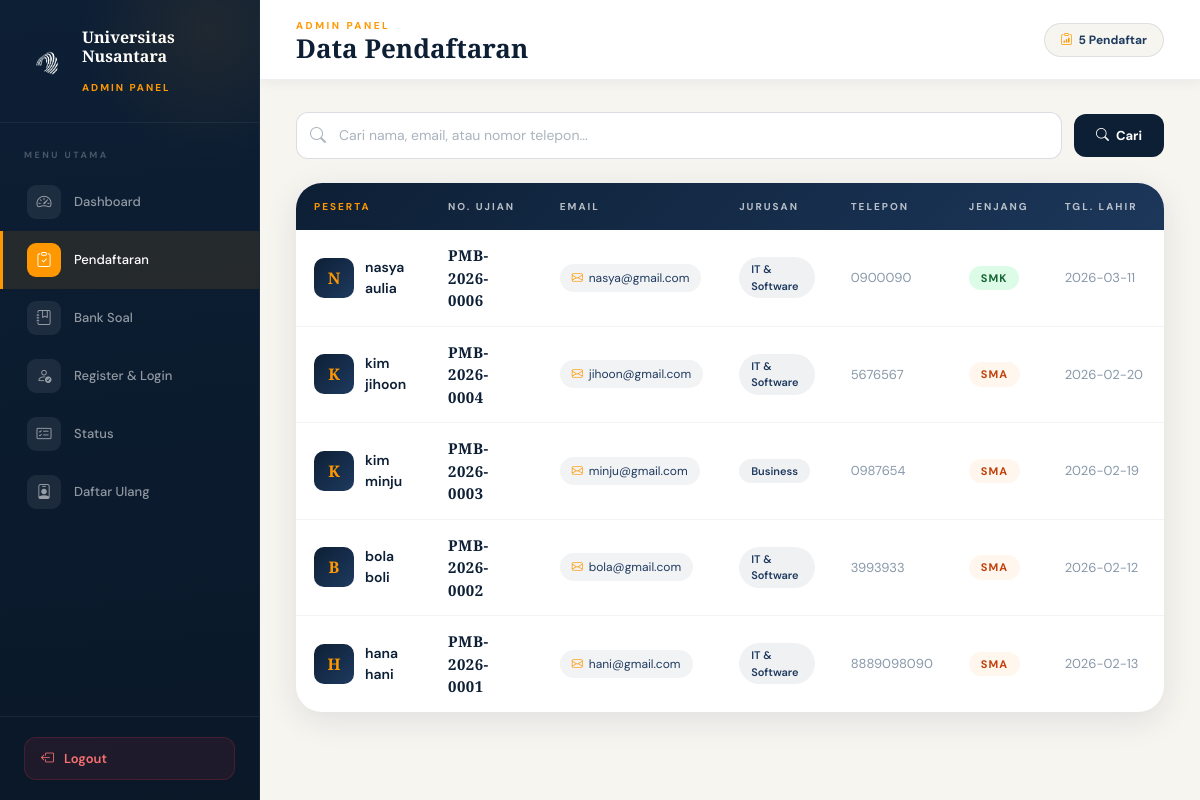
The app's page /pendaftaran_admin.php (signed in) with its own data.
### tables this page shows
CREATE TABLE `pendaftaran` (
  `id` int(11) NOT NULL,
  `nomor_ujian` varchar(20) DEFAULT NULL,
  `first_name` varchar(100) NOT NULL,
  `last_name` varchar(100) NOT NULL,
  `date_of_birth` date DEFAULT NULL,
  `email` varchar(150) NOT NULL,
  `jurusan` enum('business','it_software','design') NOT NULL,
  `phone` varchar(20) NOT NULL,
  `school_level` enum('sma','smk') NOT NULL,
  `photo` varchar(255) NOT NULL,
  `created_at` timestamp NOT NULL DEFAULT current_timestamp()
);

### pendaftaran_admin.php (the view, shortened to what this page needs)
<?php
include "koneksi.php";
$search = "";
$query  = "SELECT * FROM pendaftaran ORDER BY created_at DESC";
$result      = mysqli_query($koneksi, $query);
$pendaftaran = mysqli_fetch_all($result, MYSQLI_ASSOC);
$total_rows  = count($pendaftaran);
?>
<!DOCTYPE html>
<html lang="id">
<head>
  <link href="https://cdn.jsdelivr.net/npm/bootstrap@5.3.2/dist/css/bootstrap.min.css" rel="stylesheet">
  <link href="https://cdn.jsdelivr.net/npm/bootstrap-icons@1.11.1/font/bootstrap-icons.css" rel="stylesheet">
</head>
<body>
<aside class="sidebar">
  <div class="sidebar-brand">
    <img src="LOGORBG.png" alt="Logo">
    <div class="sidebar-brand-text">
      <h3>Universitas<br>Nusantara</h3>
      <span>Admin Panel</span>
    </div>
  </div>
  <nav class="sidebar-nav">
    <div class="nav-section-label">Menu Utama</div>
    <a href="dahboardadmin.php" class="sidebar-link">
      <span class="link-icon"><i class="bi bi-speedometer2"></i></span> Dashboard
    </a>
    <a href="pendaftaran_admin.php" class="sidebar-link active">
      <span class="link-icon"><i class="bi bi-clipboard-check"></i></span> Pendaftaran
    </a>
    <a href="bank_soal_admin.php" class="sidebar-link">
      <span class="link-icon"><i class="bi bi-journal-bookmark"></i></span> Bank Soal
    </a>
    <a href="register_login_admin.php" class="sidebar-link">
      <span class="link-icon"><i class="bi bi-person-check"></i></span> Register & Login
    </a>
    <a href="status_admin.php" class="sidebar-link">
      <span class="link-icon"><i class="bi bi-card-checklist"></i></span> Status
    </a>
    <a href="daftar_ulang_admin.php" class="sidebar-link">
      <span class="link-icon"><i class="bi bi-person-badge"></i></span> Daftar Ulang
    </a>
  </nav>
  <div class="sidebar-footer">
    <a href="dashboard.php" class="sidebar-logout" onclick="return confirm('Yakin ingin logout?');">
      <i class="bi bi-box-arrow-left"></i> Logout
    </a>
  </div>
</aside>
<div class="main-wrap">
  <div class="topbar">
    <div class="topbar-left">
      <div class="topbar-eyebrow">Admin Panel</div>
      <div class="topbar-title">Data Pendaftaran</div>
    </div>
    <div class="topbar-right">
      <div class="topbar-count">
        <i class="bi bi-clipboard-data"></i>
        <?php echo $total_rows; ?> Pendaftar
      </div>
    </div>
  </div>
  <div class="page-content">
    <form method="GET" action="">
      <div class="search-bar-wrap">
        <div class="search-box">
          <input type="text" name="search"
            placeholder="Cari nama, email, atau nomor telepon..."
            value="<?php echo htmlspecialchars($search); ?>">
        </div>
        <button type="submit" class="btn-search"><i class="bi bi-search"></i> Cari</button>
      </div>
    </form>
    <div class="table-card">
      <?php if ($total_rows > 0): ?>
      <div style="overflow-x:auto;">
        <table class="data-table">
          <thead>
            <tr>
              <th>Peserta</th>
              <th>No. Ujian</th>
              <th>Email</th>
              <th>Jurusan</th>
              <th>Telepon</th>
              <th>Jenjang</th>
              <th>Tgl. Lahir</th>
              <th>Aksi</th>
            </tr>
          </thead>
          <tbody>
            <?php foreach ($pendaftaran as $idx => $data): ?>
            <tr style="animation:fadeUp 0.4s ease-out <?php echo $idx * 0.04; ?>s both;">
              <td>
                <div class="student-cell">
                  <?php if (!empty($data['photo'])): ?>
                    <div class="student-avatar" style="display:none;">
                      <?php echo strtoupper(substr($data['first_name'], 0, 1)); ?>
                    </div>
                  <?php else: ?>
                    <div class="student-avatar">
                      <?php echo strtoupper(substr($data['first_name'], 0, 1)); ?>
                    </div>
                  <?php endif; ?>
                  <div class="student-name">
                    <?php echo htmlspecialchars($data['first_name'] . ' ' . $data['last_name']); ?>
                  </div>
                </div>
              </td>
              <td>
                <span class="ujian-badge"><?php echo htmlspecialchars($data['nomor_ujian']); ?></span>
              </td>
              <td>
                <div class="email-pill">
                  <i class="bi bi-envelope"></i>
                  <?php echo htmlspecialchars($data['email']); ?>
                </div>
              </td>
              <td>
                <?php
                  $jurusan_display = match($data['jurusan']) {
                    'business'    => 'Business',
                    'it_software' => 'IT & Software',
                    'design'      => 'Design',
                    default       => htmlspecialchars($data['jurusan'])
                  };
                ?>
                <span class="jurusan-tag"><?php echo $jurusan_display; ?></span>
              </td>
              <td style="font-size:13px;color:#8898aa;">
                <?php echo htmlspecialchars($data['phone']); ?>
              </td>
              <td>
                <?php
                  $sl = strtolower($data['school_level']);
                  $bc = match($sl) { 'smk' => 'badge-smk', 'sma' => 'badge-sma', 'smp' => 'badge-smp', default => 'badge-smk' };
                ?>
                <span class="school-badge <?php echo $bc; ?>"><?php echo strtoupper($sl); ?></span>
              </td>
              <td style="font-size:13px;color:#8898aa;white-space:nowrap;">
                <?php echo htmlspecialchars($data['date_of_birth']); ?>
              </td>
              <td>
              </td>
            </tr>
            <?php endforeach; ?>
          </tbody>
        </table>
      </div>
      <?php endif; ?>
    </div>
  </div>
</div>
</body>
</html>

### records on screen
pendaftaran: first_name "N", first_name+last_name "nasya aulia", nomor_ujian "PMB-2026-0006", email "nasya@gmail.com", jurusan "IT & Software", phone "0900090", school_level "SMK", date_of_birth "2026-03-11"
pendaftaran: first_name "K", first_name+last_name "kim jihoon", nomor_ujian "PMB-2026-0004", email "jihoon@gmail.com", jurusan "IT & Software", phone "5676567", school_level "SMA", date_of_birth "2026-02-20"
pendaftaran: first_name "K", first_name+last_name "kim minju", nomor_ujian "PMB-2026-0003", email "minju@gmail.com", jurusan "Business", phone "0987654", school_level "SMA", date_of_birth "2026-02-19"
pendaftaran: first_name "B", first_name+last_name "bola boli", nomor_ujian "PMB-2026-0002", email "bola@gmail.com", jurusan "IT & Software", phone "3993933", school_level "SMA", date_of_birth "2026-02-12"
pendaftaran: first_name "H", first_name+last_name "hana hani", nomor_ujian "PMB-2026-0001", email "hani@gmail.com", jurusan "IT & Software", phone "8889098090", school_level "SMA", date_of_birth "2026-02-13"

### other values on screen
$total_rows "5"
